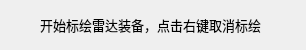
<?xml version="1.0" encoding="UTF-8"?>
<ui version="4.0">
 <class>MessagePanel</class>
 <widget class="QWidget" name="MessagePanel">
  <property name="geometry">
   <rect>
    <x>0</x>
    <y>0</y>
    <width>306</width>
    <height>50</height>
   </rect>
  </property>
  <property name="sizePolicy">
   <sizepolicy hsizetype="Preferred" vsizetype="Fixed">
    <horstretch>0</horstretch>
    <verstretch>0</verstretch>
   </sizepolicy>
  </property>
  <property name="maximumSize">
   <size>
    <width>16777215</width>
    <height>16777215</height>
   </size>
  </property>
  <property name="windowTitle">
   <string>MessagePanel</string>
  </property>
  <property name="styleSheet">
   <string notr="true">QWidget{
	font-family: Microsoft Yahei;
}

QLabel{
	background:transparent;
}

QToolButton{
	background:transparent;
	border:none;
}</string>
  </property>
  <layout class="QGridLayout" name="gridLayout">
   <property name="leftMargin">
    <number>5</number>
   </property>
   <property name="topMargin">
    <number>0</number>
   </property>
   <property name="rightMargin">
    <number>5</number>
   </property>
   <property name="bottomMargin">
    <number>0</number>
   </property>
   <property name="spacing">
    <number>5</number>
   </property>
   <item row="0" column="0">
    <widget class="QLabel" name="pIconLabel">
     <property name="sizePolicy">
      <sizepolicy hsizetype="Fixed" vsizetype="Fixed">
       <horstretch>0</horstretch>
       <verstretch>0</verstretch>
      </sizepolicy>
     </property>
     <property name="minimumSize">
      <size>
       <width>30</width>
       <height>30</height>
      </size>
     </property>
     <property name="maximumSize">
      <size>
       <width>30</width>
       <height>30</height>
      </size>
     </property>
     <property name="styleSheet">
      <string notr="true"/>
     </property>
     <property name="text">
      <string/>
     </property>
     <property name="alignment">
      <set>Qt::AlignCenter</set>
     </property>
    </widget>
   </item>
   <item row="0" column="1">
    <widget class="QLabel" name="pMessageLabel">
     <property name="font">
      <font>
       <family>Microsoft Yahei</family>
       <pointsize>10</pointsize>
      </font>
     </property>
     <property name="styleSheet">
      <string notr="true">background:transparent;</string>
     </property>
     <property name="text">
      <string>开始标绘雷达装备，点击右键取消标绘</string>
     </property>
    </widget>
   </item>
   <item row="0" column="2">
    <spacer name="horizontalSpacer">
     <property name="orientation">
      <enum>Qt::Horizontal</enum>
     </property>
     <property name="sizeHint" stdset="0">
      <size>
       <width>443</width>
       <height>20</height>
      </size>
     </property>
    </spacer>
   </item>
   <item row="0" column="3">
    <widget class="QToolButton" name="pCloseBtn">
     <property name="minimumSize">
      <size>
       <width>30</width>
       <height>30</height>
      </size>
     </property>
     <property name="maximumSize">
      <size>
       <width>30</width>
       <height>30</height>
      </size>
     </property>
     <property name="styleSheet">
      <string notr="true"/>
     </property>
     <property name="text">
      <string/>
     </property>
     <property name="icon">
      <iconset>
       <normaloff>:/images/tip/close.png</normaloff>:/images/tip/close.png</iconset>
     </property>
    </widget>
   </item>
  </layout>
 </widget>
 <layoutdefault spacing="6" margin="11"/>
 <resources/>
 <connections/>
</ui>
